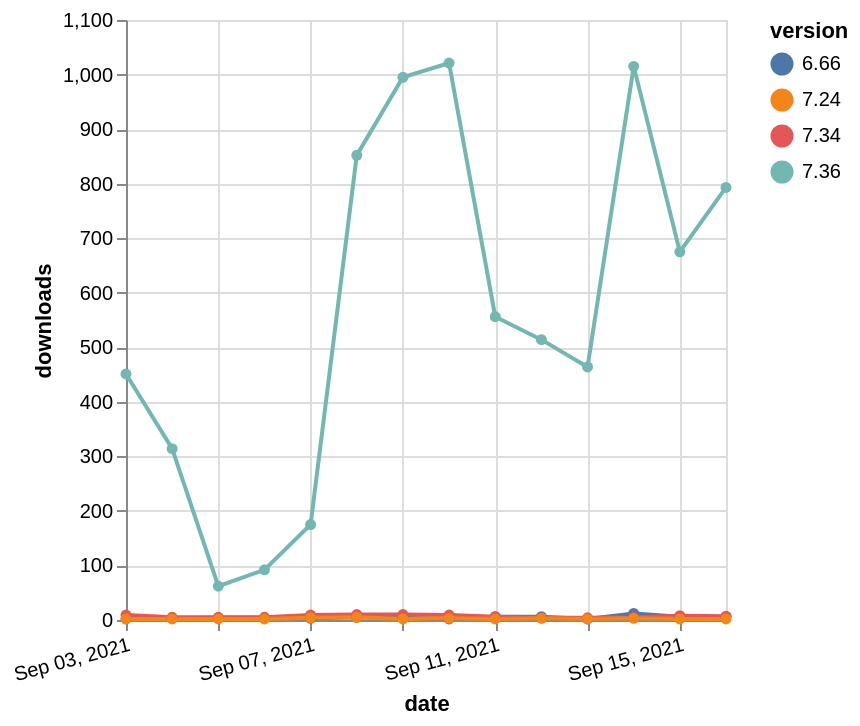

The specification (Vega-Lite) saved for this image:
### Vega-Lite specification from a JSON file in a GitHub repository (floating-point values rounded to 4 significant figures)
{"$schema": "https://vega.github.io/schema/vega-lite/v5.json", "description": "A simple bar chart with embedded data.", "data": {"values": [{"date": "2021-09-03", "total": 10589, "delta": 2, "version": "6.66"}, {"date": "2021-09-04", "total": 10592, "delta": 3, "version": "6.66"}, {"date": "2021-09-05", "total": 10596, "delta": 4, "version": "6.66"}, {"date": "2021-09-06", "total": 10600, "delta": 4, "version": "6.66"}, {"date": "2021-09-07", "total": 10603, "delta": 3, "version": "6.66"}, {"date": "2021-09-08", "total": 10608, "delta": 5, "version": "6.66"}, {"date": "2021-09-09", "total": 10612, "delta": 4, "version": "6.66"}, {"date": "2021-09-10", "total": 10614, "delta": 2, "version": "6.66"}, {"date": "2021-09-11", "total": 10620, "delta": 6, "version": "6.66"}, {"date": "2021-09-12", "total": 10626, "delta": 6, "version": "6.66"}, {"date": "2021-09-13", "total": 10628, "delta": 2, "version": "6.66"}, {"date": "2021-09-14", "total": 10640, "delta": 12, "version": "6.66"}, {"date": "2021-09-15", "total": 10646, "delta": 6, "version": "6.66"}, {"date": "2021-09-16", "total": 10651, "delta": 5, "version": "6.66"}, {"date": "2021-09-03", "total": 88876, "delta": 9, "version": "7.34"}, {"date": "2021-09-04", "total": 88881, "delta": 5, "version": "7.34"}, {"date": "2021-09-05", "total": 88886, "delta": 5, "version": "7.34"}, {"date": "2021-09-06", "total": 88891, "delta": 5, "version": "7.34"}, {"date": "2021-09-07", "total": 88900, "delta": 9, "version": "7.34"}, {"date": "2021-09-08", "total": 88910, "delta": 10, "version": "7.34"}, {"date": "2021-09-09", "total": 88920, "delta": 10, "version": "7.34"}, {"date": "2021-09-10", "total": 88929, "delta": 9, "version": "7.34"}, {"date": "2021-09-11", "total": 88935, "delta": 6, "version": "7.34"}, {"date": "2021-09-12", "total": 88939, "delta": 4, "version": "7.34"}, {"date": "2021-09-13", "total": 88943, "delta": 4, "version": "7.34"}, {"date": "2021-09-14", "total": 88948, "delta": 5, "version": "7.34"}, {"date": "2021-09-15", "total": 88956, "delta": 8, "version": "7.34"}, {"date": "2021-09-16", "total": 88963, "delta": 7, "version": "7.34"}, {"date": "2021-09-03", "total": 172367, "delta": 451, "version": "7.36"}, {"date": "2021-09-04", "total": 172681, "delta": 314, "version": "7.36"}, {"date": "2021-09-05", "total": 172743, "delta": 62, "version": "7.36"}, {"date": "2021-09-06", "total": 172835, "delta": 92, "version": "7.36"}, {"date": "2021-09-07", "total": 173010, "delta": 175, "version": "7.36"}, {"date": "2021-09-08", "total": 173862, "delta": 852, "version": "7.36"}, {"date": "2021-09-09", "total": 174857, "delta": 995, "version": "7.36"}, {"date": "2021-09-10", "total": 175878, "delta": 1021, "version": "7.36"}, {"date": "2021-09-11", "total": 176434, "delta": 556, "version": "7.36"}, {"date": "2021-09-12", "total": 176948, "delta": 514, "version": "7.36"}, {"date": "2021-09-13", "total": 177412, "delta": 464, "version": "7.36"}, {"date": "2021-09-14", "total": 178427, "delta": 1015, "version": "7.36"}, {"date": "2021-09-15", "total": 179102, "delta": 675, "version": "7.36"}, {"date": "2021-09-16", "total": 179895, "delta": 793, "version": "7.36"}, {"date": "2021-09-03", "total": 21610, "delta": 2, "version": "7.24"}, {"date": "2021-09-04", "total": 21612, "delta": 2, "version": "7.24"}, {"date": "2021-09-05", "total": 21614, "delta": 2, "version": "7.24"}, {"date": "2021-09-06", "total": 21616, "delta": 2, "version": "7.24"}, {"date": "2021-09-07", "total": 21620, "delta": 4, "version": "7.24"}, {"date": "2021-09-08", "total": 21625, "delta": 5, "version": "7.24"}, {"date": "2021-09-09", "total": 21627, "delta": 2, "version": "7.24"}, {"date": "2021-09-10", "total": 21630, "delta": 3, "version": "7.24"}, {"date": "2021-09-11", "total": 21632, "delta": 2, "version": "7.24"}, {"date": "2021-09-12", "total": 21635, "delta": 3, "version": "7.24"}, {"date": "2021-09-13", "total": 21637, "delta": 2, "version": "7.24"}, {"date": "2021-09-14", "total": 21640, "delta": 3, "version": "7.24"}, {"date": "2021-09-15", "total": 21642, "delta": 2, "version": "7.24"}, {"date": "2021-09-16", "total": 21644, "delta": 2, "version": "7.24"}]}, "width": "container", "mark": {"type": "line", "point": {"filled": true}}, "encoding": {"x": {"field": "date", "type": "temporal", "timeUnit": "yearmonthdate", "title": "date", "axis": {"labelAngle": -15}}, "y": {"field": "delta", "type": "quantitative", "title": "downloads"}, "color": {"field": "version", "type": "nominal"}, "tooltip": {"field": "delta"}}}
